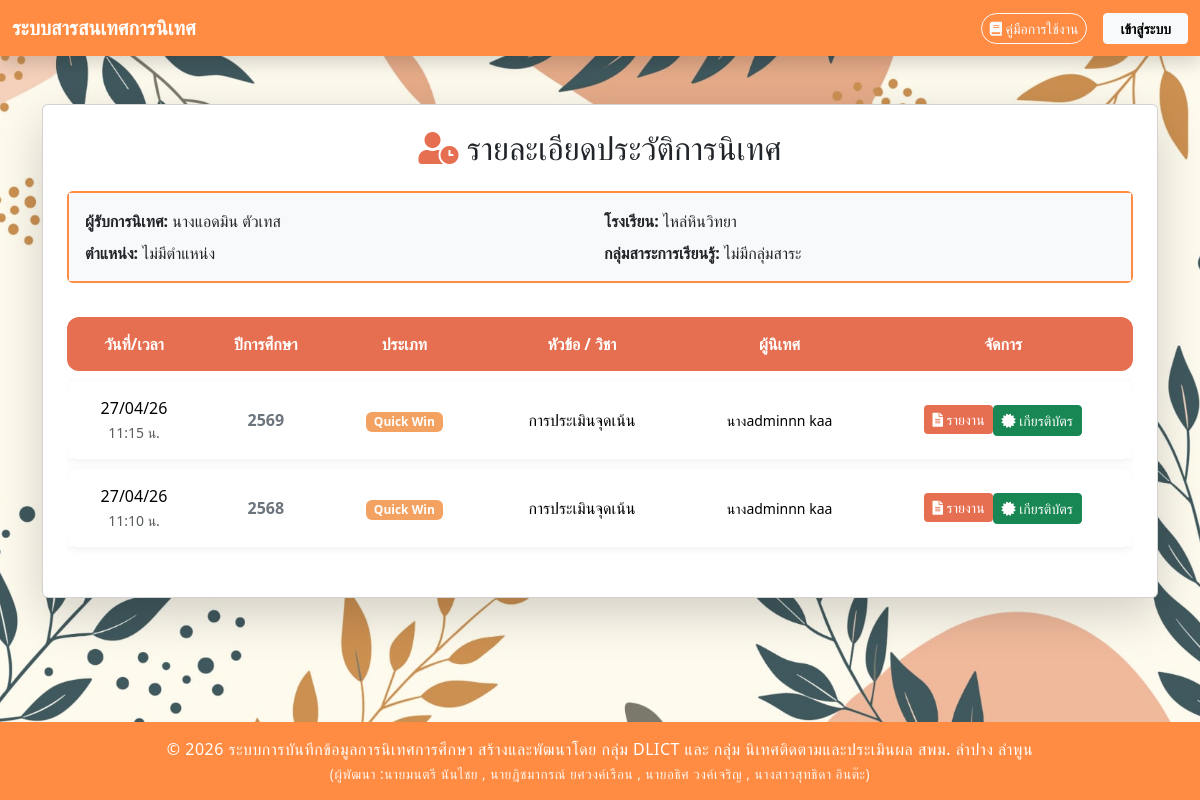
The app's page /session_details.php?teacher_pid=1510101455538 with its own data.
### tables this page shows
CREATE TABLE `school` (
  `school_id` varchar(10) NOT NULL COMMENT 'รหัสโรงเรียน',
  `school_name` varchar(255) DEFAULT NULL COMMENT 'ชื่อโรงเรียน'
);

CREATE TABLE `position` (
  `position_id` int(11) NOT NULL,
  `position_name` varchar(255) DEFAULT NULL
);

CREATE TABLE `subject_group` (
  `subjectgroup_id` int(11) NOT NULL COMMENT 'รหัสกลุ่มสาระฯ (Primary Key)',
  `subjectgroup_name` varchar(255) DEFAULT NULL COMMENT 'ชื่อเต็มของกลุ่มสาระการเรียนรู้'
);

### session_details.php (the view, shortened to what this page needs)
<?php
require_once __DIR__ . '/config/db_connect.php';
try {
    $conn->exec("SET FOREIGN_KEY_CHECKS=0;");
    $conn->exec("SET FOREIGN_KEY_CHECKS=1;");
} catch (Exception $e) {}
$is_supervisor = isset($_SESSION['is_logged_in']) && $_SESSION['is_logged_in'] === true;
$teacher_pid = $_GET['teacher_pid'] ?? $_POST['teacher_pid'] ?? null;
$academic_year = $_GET['academic_year'] ?? $_POST['academic_year'] ?? '';
$teacher_info = null;
$results      = [];
try {
    $sql_teacher = "
        SELECT
            CONCAT(IFNULL(p.prefix_name,''), t.f_name, ' ', t.l_name) AS teacher_full_name,
            s.school_name AS SchoolName,
            pos.position_name AS teacher_position,
            sg.subjectgroup_name
        FROM teacher t
        LEFT JOIN prefix p ON t.prefix_id = p.prefix_id
        LEFT JOIN school s ON t.school_id = s.school_id
        LEFT JOIN position pos ON t.position_id = pos.position_id
        LEFT JOIN subject_group sg ON t.subjectgroup_id = sg.subjectgroup_id
        WHERE t.t_pid = :pid
    ";
    $stmt = $conn->prepare($sql_teacher);
    $stmt->execute([':pid' => $teacher_pid]);
    $teacher_info = $stmt->fetch(PDO::FETCH_ASSOC);
    $stmt = $conn->prepare($sql_history);
    $stmt->execute([
        ':pid1' => $teacher_pid,
        ':pid2' => $teacher_pid,
        ':year' => $academic_year
    ]);
    $results = $stmt->fetchAll(PDO::FETCH_ASSOC);
} catch (PDOException $e) {
    die('<div class="alert alert-danger mt-5 text-center">
        เกิดข้อผิดพลาด: ' . htmlspecialchars($e->getMessage()) . '
    </div>');
}
?>
<!DOCTYPE html>
<html lang="th">
<head>
    <link href="https://cdn.jsdelivr.net/npm/bootstrap@5.3.3/dist/css/bootstrap.min.css" rel="stylesheet">
    <link rel="stylesheet" href="https://cdnjs.cloudflare.com/ajax/libs/font-awesome/5.15.4/css/all.min.css">
    <link rel="stylesheet" href="css/styles.css">
</head>
<body class="bg-light d-flex flex-column min-vh-100">
    <?php include 'navbar.php'; ?>
    <div class="container mt-3 mt-md-5">
        <div class="card shadow-lg p-4">
            <h2 class="card-title text-center mb-4">
                <i class="fas fa-user-clock" style="color: var(--warm-primary);"></i> รายละเอียดประวัติการนิเทศ
            </h2>
            <div class="card mb-4" style="border: 2px solid var(--warm-secondary);">
                <div class="card-body bg-light p-3">
                    <div class="row g-2">
                        <div class="col-12 col-md-6">
                            <strong>ผู้รับการนิเทศ:</strong> <?php echo htmlspecialchars($teacher_info['teacher_full_name']); ?>
                        </div>
                        <div class="col-12 col-md-6">
                            <strong>โรงเรียน:</strong> <?php echo htmlspecialchars($teacher_info['SchoolName']); ?>
                        </div>
                        <div class="col-12 col-md-6">
                            <strong>ตำแหน่ง:</strong> <?php echo htmlspecialchars($teacher_info['teacher_position']); ?>
                        </div>
                        <div class="col-12 col-md-6">
                            <strong>กลุ่มสาระการเรียนรู้:</strong> <?php echo htmlspecialchars($teacher_info['subjectgroup_name'] ?? '-'); ?>
                        </div>
                    </div>
                </div>
            </div>
            <div class="table-responsive">
                <table class="table table-modern text-center w-100">
                    <thead>
                        <tr>
                            <th>วันที่/เวลา</th>
                            <th>ปีการศึกษา</th>
                            <th>ประเภท</th>
                            <th>หัวข้อ / วิชา</th>
                            <th>ผู้นิเทศ</th>
                            <th>จัดการ</th>
                        </tr>
                    </thead>
                    <tbody>
                        <?php if (empty($results)) : ?>
                            <tr>
                                <td colspan="5" class="text-center text-danger fw-bold p-4">
                                    ไม่พบประวัติการนิเทศ
                                </td>
                            </tr>
                        <?php else : ?>
                            <?php foreach ($results as $row) : ?>
                                <tr>
                                    <td class="text-center" data-label="วันที่/เวลา" style="min-width: 90px;">
                                        <?php echo (new DateTime($row['supervision_date']))->format('d/m/y'); ?><br>
                                        <small class="text-muted"><?php echo (new DateTime($row['supervision_date']))->format('H:i'); ?> น.</small>
                                    </td>
                                    <td class="text-center fw-bold text-secondary" data-label="ปีการศึกษา">
                                        <?php echo htmlspecialchars($row['academic_year'] ?? '-'); ?>
                                    </td>
                                    <td class="text-center" data-label="ประเภท" style="min-width: 100px;">
                                        <?php if ($row['session_type'] === 'normal'): ?>
                                            <span class="badge badge-normal">นิเทศชั้นเรียน</span>
                                            <?php if ($row['time_info']): ?><br><small>ครั้งที่ <?php echo $row['time_info']; ?></small><?php endif; ?>
                                        <?php else: ?>
                                            <span class="badge badge-qw">Quick Win</span>
                                        <?php endif; ?>
                                    </td>
                                    <td class="text-center" data-label="หัวข้อ / วิชา">
                                        <div class="text-wrap mx-auto" style="min-width: 120px;">
                                            <?php echo htmlspecialchars($row['topic'] ?? ''); ?>
                                        </div>
                                    </td>
                                    <td class="text-center" data-label="ผู้นิเทศ">
                                        <small><?php echo htmlspecialchars($row['supervisor_full_name']); ?></small>
                                    </td>
                                    <td class="text-center" data-label="จัดการ" style="min-width: 110px;">
                                        <div class="btn-group" role="group">
                                            <?php
                                            $report_action = ($row['session_type'] === 'normal') ? 'supervision_report.php' : 'quickwin_report.php';
                                            $t_id_val = ($row['session_type'] === 'normal') ? $row['teacher_t_pid'] : $row['qw_t_id'];
                                            ?>
                                            <form method="POST" action="<?= $report_action ?>" style="display:inline;" target="_blank">
                                            <button type="submit" class="btn btn-sm btn-warm w-100">
                                                    <i class="fas fa-file-alt"></i> รายงาน
                                                </button>
                                            </form>
                                            <?php if (!$is_supervisor): ?>
                                                <?php if ($row['status'] == 0): ?>
                                                    <form method="POST" action="forms/satisfaction_form.php" style="display:inline;">
                                                        <input type="hidden" name="mode" value="<?= $row['session_type'] ?>">
                                                        <input type="hidden" name="t_pid" value="<?= $t_id_val ?>">
                                                        <?php if ($row['session_type'] === 'normal'): ?>
                                                            <input type="hidden" name="s_pid" value="<?php echo $row['supervisor_p_id']; ?>">
                                                            <input type="hidden" name="sub_code" value="<?php echo $row['subject_code']; ?>">
                                                            <input type="hidden" name="time" value="<?php echo $row['inspection_time']; ?>">
                                                            <input type="hidden" name="academic_year" value="<?php echo $row['academic_year']; ?>">
                                                        <?php else: ?>
                                                            <input type="hidden" name="p_id" value="<?php echo $row['qw_p_id']; ?>">
                                                            <input type="hidden" name="date" value="<?php echo $row['qw_date']; ?>">
                                                            <input type="hidden" name="academic_year" value="<?php echo $row['academic_year']; ?>">
                                                        <?php endif; ?>
                                                        <button type="submit" class="btn btn-sm btn-warning w-100">
                                                            <i class="fas fa-star"></i> ประเมิน
                                                        </button>
                                                    </form>
                                                <?php else: ?>
                                                    <?php $cert_action = ($row['session_type'] === 'normal') ? 'certificate.php' : 'certificate_quickwin.php'; ?>
                                                    <form method="POST" action="<?= $cert_action ?>" style="display:inline;" target="_blank">
                                                        <button type="submit" class="btn btn-sm btn-success w-100">
                                                            <i class="fas fa-certificate"></i> เกียรติบัตร
                                                        </button>
                                                    </form>
                                                <?php endif; ?>
                                            <?php endif; ?>
                                        </div>
                                    </td>
                                </tr>
                            <?php endforeach; ?>
                        <?php endif; ?>
                    </tbody>
                </table>
            </div>
        </div>
    </div>
    <?php include 'footer.php'; ?>
</body>
</html>

### css/styles.css (style rules this page uses)
body { background-image: url('../images/bg001.jpg'); background-size: cover; background-repeat: no-repeat; background-position: center center; background-attachment: fixed; background-color: #f8f9fa; }

### session_details.php (style rules this page uses)
:root { --warm-primary: #e76f51; --warm-secondary: #ff8c42; --warm-light: #ffe8d6; --warm-hover: #d65d40; }
.badge-qw { background-color: #f4a261; color: white; }
.table-modern { border-collapse: separate; border-spacing: 0 10px; }
.table-modern thead th { border: none; background-color: var(--warm-primary); color: #ffffff; font-weight: bold; padding: 15px; }
.table-modern tbody tr { background-color: #ffffff; box-shadow: 0 2px 8px rgba(0,0,0,0.06); transition: all 0.3s ease; }
.table-modern tbody td { border: none; padding: 15px; vertical-align: middle; }
.table-modern tbody td:first-child, .table-modern thead th:first-child { border-top-left-radius: 12px; border-bottom-left-radius: 12px; }
.table-modern tbody td:last-child, .table-modern thead th:last-child { border-top-right-radius: 12px; border-bottom-right-radius: 12px; }
.btn-warm { background-color: var(--warm-primary); color: white; border: none; transition: all 0.3s ease; }

### navbar.php (style rules this page uses)
:root { --primary-color: #ff8c42; }

### records on screen
school: school_name "ไหล่หินวิทยา", position.position_name "ไม่มีตำแหน่ง", subject_group.subjectgroup_name "ไม่มีกลุ่มสาระ"

### other values on screen
$teacher_info['teacher_full_name'] "นางแอดมิน ตัวเทส"
$row['academic_year'] "2569"
$row['topic'] "การประเมินจุดเน้น"
$row['supervisor_full_name'] "นางadminnn kaa"
$row['academic_year'] "2568"
